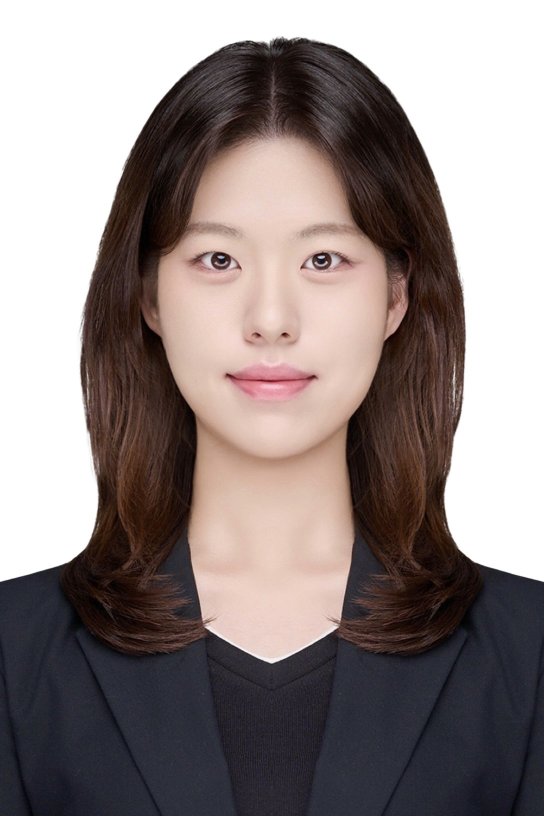
#> input picture 증명사진_전지현.jpeg, 1088 x 1632 px (shown at 1/2 size); its folder holds only this picture in this run
$ python debug_inspect.py '../증명사진_전지현.jpeg'
#> lines starting #> are read from the running program, lines starting #| are printed output that depends on the picture; after the words box and inside, x2 and y2 are one past the last pixel; in counts of white or black regions, pixels touching at a corner belong together
### src/util/util.py
"""python src/util/util.py

Utility functions for utilization extraction (red area) from nesting PNGs.
Provides: find_png_files, analyze_image, analyze_image_wrapper, process_all.
"""
from __future__ import annotations
import os
import glob
from typing import List, Dict, Tuple

from PIL import Image
import numpy as np


# [6 lines left out: function find_png_files, not called in this run]


def analyze_image(image_path: str,
                  alpha_threshold: int = 10,
                  red_hue_tol: int = 10,
                  red_sat_min: int = 50,
                  red_val_min: int = 50,
                  black_thresh: int = 50,
                  scale: int = 1,
                  min_area: int = 20,
                  max_area_ratio: float = 0.9,
                  morph_kernel: int = 3,
                  morph_iter: int = 1,
                  dilate_iter: int = 0) -> Tuple[int, int, int]:
    """Return (red_pixels, used_red_pixels, piece_count).

    Uses HSV-based red mask and flood-fill interior recovery (raster-based).
    Saves debug images under outputs/debug/<basename>/: red_mask.png, piece_mask.png, overlap.png
    """
#> called with image_path = '../증명사진_전지현.jpeg', alpha_threshold = 10, red_hue_tol = 10, red_sat_min = 50, red_val_min = 50, black_thresh = 50, scale = 1, min_area = 20
    try:
        import cv2
    except Exception as e:
        raise RuntimeError("OpenCV (cv2) is required. Install with 'pip install opencv-python'.") from e

    im = Image.open(image_path)
#> im is the input picture: PIL image 1088x1632 RGB; mean R, G, B 143.3, 132.5, 131.1
    if scale and scale > 1:
        new_size = (im.width * scale, im.height * scale)
        im = im.resize(new_size, resample=Image.BILINEAR)

    rgba = im.convert("RGBA")
    arr = np.array(rgba)
    if arr.ndim != 3 or arr.shape[2] < 4:
        raise ValueError("Unexpected image shape")

    R = arr[:, :, 0].astype(np.uint8)
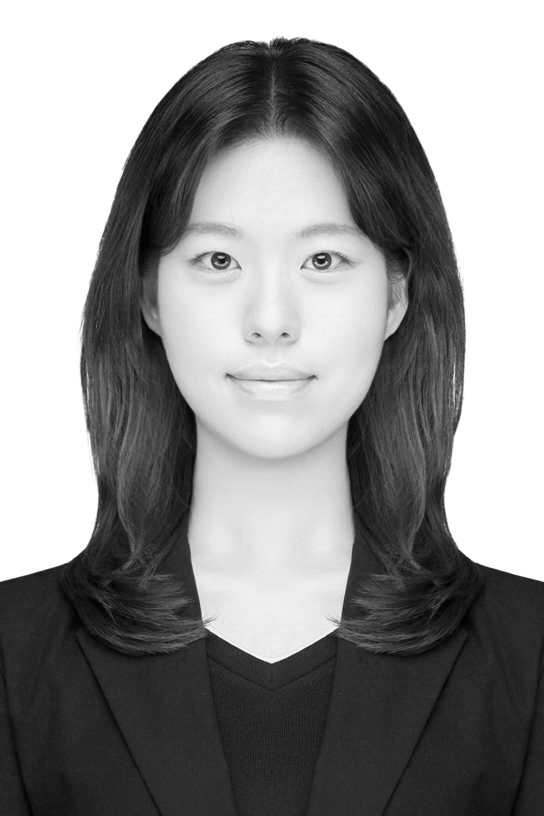
#> R: shape (1632, 1088) (shown at 1/2 size); min 0, max 255, mean 143.3
    G = arr[:, :, 1].astype(np.uint8)
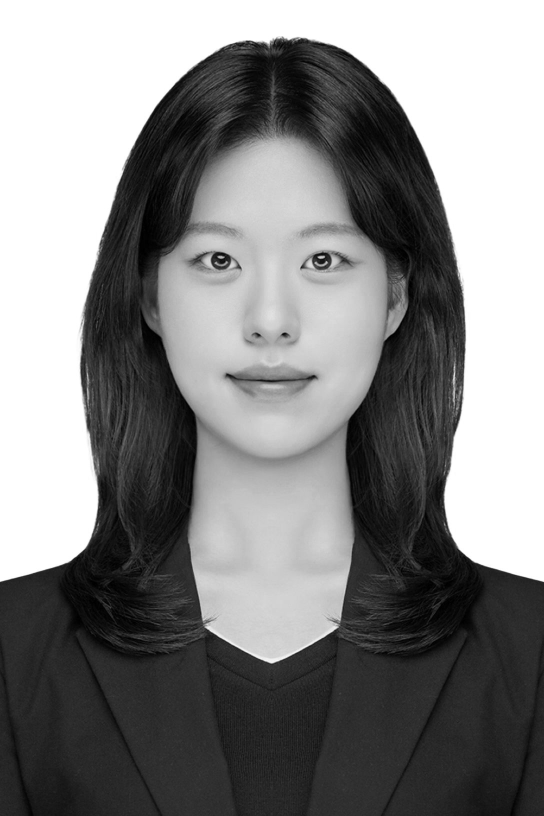
#> G: shape (1632, 1088) (shown at 1/2 size); min 0, max 255, mean 132.5
    B = arr[:, :, 2].astype(np.uint8)
    A = arr[:, :, 3].astype(np.uint8)
#> A: shape (1632, 1088); every value is 255

    mask_alpha = A > alpha_threshold
#> mask_alpha: shape (1632, 1088) bool; every value is 1

    # HSV red mask
    bgr = np.dstack((B, G, R))
    hsv = cv2.cvtColor(bgr, cv2.COLOR_BGR2HSV)
#> hsv: shape (1632, 1088, 3); mean H, S, V 36.3, 57.4, 145.9
    lower1 = np.array([0, red_sat_min, red_val_min], dtype=np.uint8)
    upper1 = np.array([red_hue_tol, 255, 255], dtype=np.uint8)
    lower2 = np.array([180 - red_hue_tol, red_sat_min, red_val_min], dtype=np.uint8)
    upper2 = np.array([179, 255, 255], dtype=np.uint8)
    m1 = cv2.inRange(hsv, lower1, upper1)
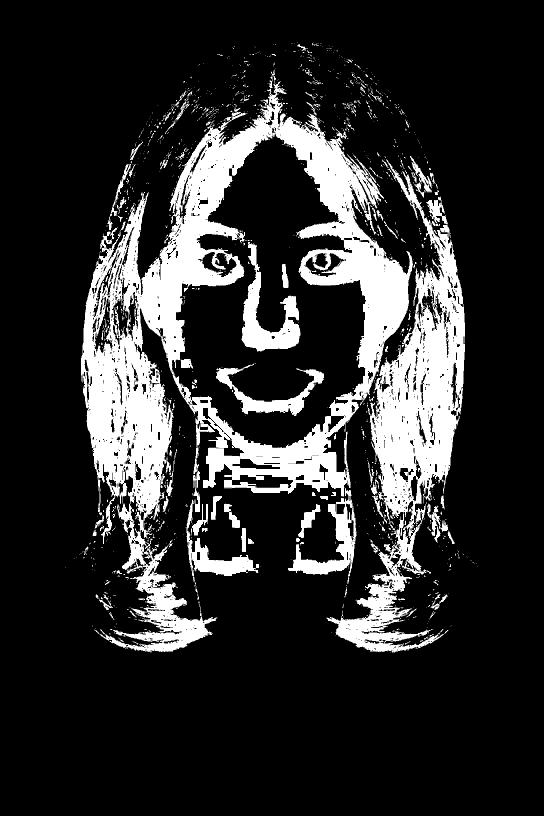
#> m1: shape (1632, 1088) (shown at 1/2 size); 17.7% white; 1412 white regions (1270 under 20 px), largest, box (x1, y1, x2, y2) and area: (162, 162, 826, 1305) 193241, (653, 319, 930, 1305) 75104, (483, 484, 601, 703) 9071
    m2 = cv2.inRange(hsv, lower2, upper2)
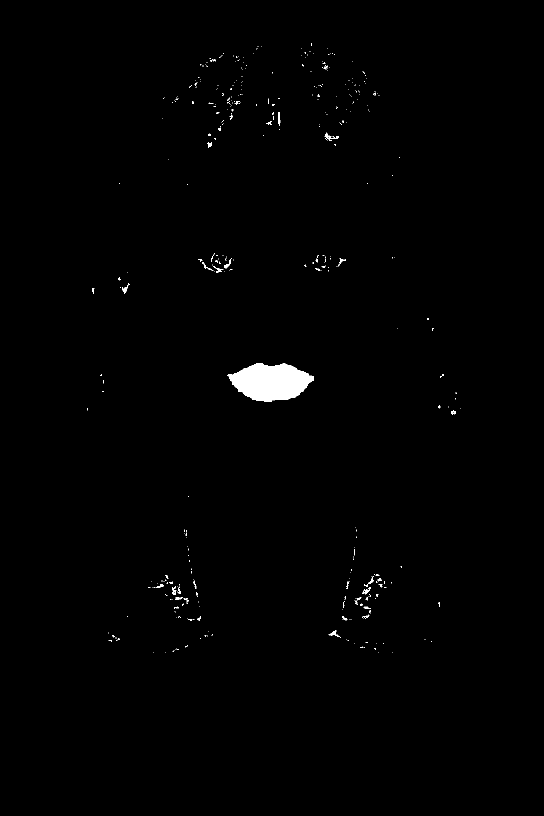
#> m2: shape (1632, 1088) (shown at 1/2 size); 0.7% white; 456 white regions (416 under 20 px), largest, box (x1, y1, x2, y2) and area: (454, 726, 628, 804) 9176, (650, 265, 678, 282) 141, (657, 1260, 679, 1274) 96
    red_mask = cv2.bitwise_or(m1, m2)
#> red_mask: shape (1632, 1088); 18.4% white; 1522 white regions (1373 under 20 px), largest, box (x1, y1, x2, y2) and area: (162, 162, 826, 1305) 194953, (653, 319, 930, 1306) 75921, (432, 726, 648, 832) 14815

    # small morphology to reduce AA noise
    small_k = cv2.getStructuringElement(cv2.MORPH_ELLIPSE, (3, 3))
    red_mask = cv2.morphologyEx(red_mask, cv2.MORPH_OPEN, small_k, iterations=1)
#> red_mask: shape (1632, 1088); 17.6% white; 466 white regions (303 under 20 px), largest, box (x1, y1, x2, y2) and area: (162, 168, 826, 1041) 170863, (740, 325, 930, 1041) 56637, (653, 1054, 887, 1305) 15087
    red_mask = cv2.morphologyEx(red_mask, cv2.MORPH_CLOSE, small_k, iterations=1)
#> red_mask: shape (1632, 1088); 18% white; 363 white regions (231 under 20 px), largest, box (x1, y1, x2, y2) and area: (162, 164, 826, 1075) 176115, (740, 320, 930, 1044) 59326, (201, 1008, 433, 1304) 16213

    red_mask[~mask_alpha] = 0
    red_bool = red_mask.astype(bool)

    # New method per request: contour-based piece mask (no floodfill, no bbox fallback)
    gray = (0.299 * R.astype(np.float32) + 0.587 * G.astype(np.float32) + 0.114 * B.astype(np.float32)).astype(np.uint8)
    gray_blur = cv2.GaussianBlur(gray, (5, 5), 0)
    # black by low V
    _, black_mask = cv2.threshold(gray_blur, black_thresh, 255, cv2.THRESH_BINARY_INV)
#> black_mask: shape (1632, 1088); 41.9% white; 249 white regions (203 under 20 px), largest, box (x1, y1, x2, y2) and area: (0, 86, 1088, 1632) 713325, (433, 79, 694, 299) 25975, (831, 808, 856, 907) 741

    # minimal closing to join thin lines
    k = 3
    kernel3 = cv2.getStructuringElement(cv2.MORPH_RECT, (3, 3))
    black_closed = cv2.morphologyEx(black_mask, cv2.MORPH_CLOSE, kernel3, iterations=1)
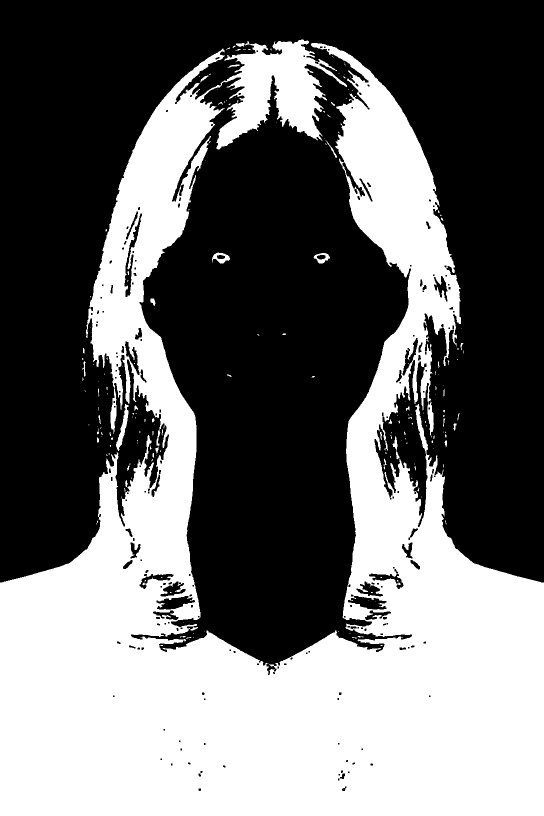
#> black_closed: shape (1632, 1088) (shown at 1/2 size); 42.3% white; 189 white regions (151 under 20 px)

    # find contours (RETR_LIST to preserve internal structures)
    contours, _ = cv2.findContours(black_closed, cv2.RETR_LIST, cv2.CHAIN_APPROX_SIMPLE)
#> contours = 397 contours, 251 with area under 20; largest, box (x1, y1, x2, y2) and area: (0, 79, 1088, 1632) 755297, (248, 426, 285, 595) 1527, (695, 1191, 774, 1220) 1336, (312, 1191, 391, 1220) 1308, (737, 1146, 808, 1179) 830

    h, w = gray.shape
#> h = 1632; w = 1088
    img_area = h * w
#> img_area = 1775616
    min_area_pixels = max(1, int(img_area * 0.00005))
#> min_area_pixels = 88
    max_area = int(img_area * float(max_area_ratio)) if max_area_ratio and max_area_ratio > 0 else img_area
#> max_area = 1598054

    piece_mask = np.zeros((h, w), dtype=np.uint8)
    piece_pixels = 0
    accepted_count = 0
    for cnt in contours:
        area = int(cv2.contourArea(cnt))
        if area < min_area_pixels:
            continue
        if area > max_area:
            continue
        # fill contour interior
        cv2.drawContours(piece_mask, [cnt], -1, color=255, thickness=cv2.FILLED)
        piece_pixels += area
        accepted_count += 1
#> this loop made 397 passes
#> area on passes 1, 2, 5: 31, 57, 82
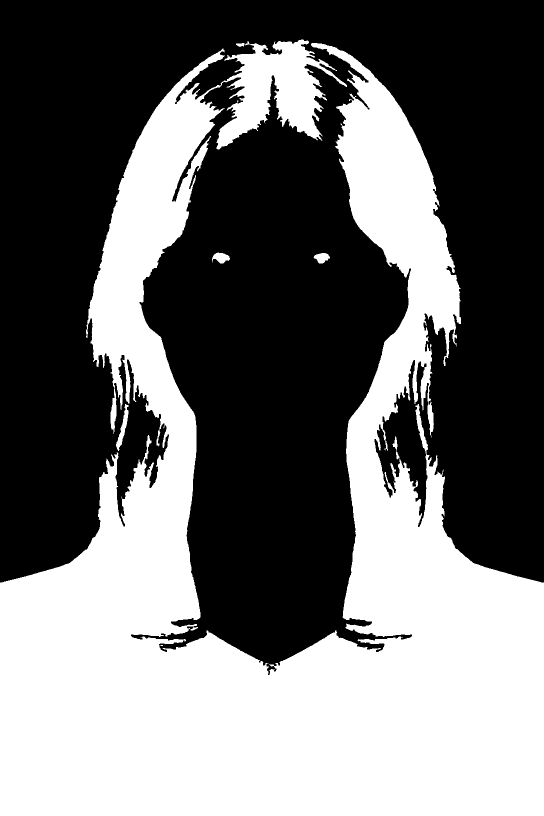
#> piece_mask: shape (1632, 1088) (shown at 1/2 size); 43.1% white; 5 white regions, box (x1, y1, x2, y2) and area: (0, 79, 1088, 1632) 763580, (232, 808, 257, 902) 760, (424, 505, 460, 527) 505, (627, 506, 660, 527) 453, (785, 873, 799, 919) 202
#> after the loop, accepted_count = 34; piece_pixels = 771555

    piece_mask_final = piece_mask.astype(bool)

    red_pixels = int(np.count_nonzero(red_bool))
#> red_pixels = 319447
    used_red_pixels = int(np.count_nonzero(red_bool & piece_mask_final))
#> used_red_pixels = 106687

    piece_ratio = (piece_pixels / red_pixels) if red_pixels else 0.0
#> piece_ratio = 2.42
    warning = (piece_ratio < 0.20) or (piece_ratio > 0.95)
#> warning = True

    # debug images
    try:
        base = os.path.splitext(os.path.basename(image_path))[0]
        out_dir = os.path.normpath(os.path.join(os.path.dirname(__file__), '..', '..', 'outputs', 'debug', base))
        os.makedirs(out_dir, exist_ok=True)
        cv2.imwrite(os.path.join(out_dir, 'black_mask.png'), black_closed)
        cv2.imwrite(os.path.join(out_dir, 'red_mask.png'), red_mask)
        cv2.imwrite(os.path.join(out_dir, 'piece_mask.png'), (piece_mask_final.astype(np.uint8) * 255))
        overlap = np.zeros((h, w, 3), dtype=np.uint8)
        overlap[red_bool] = (0, 0, 255)
        overlap[piece_mask_final] = (255, 0, 0)
        cv2.imwrite(os.path.join(out_dir, 'overlap.png'), overlap)
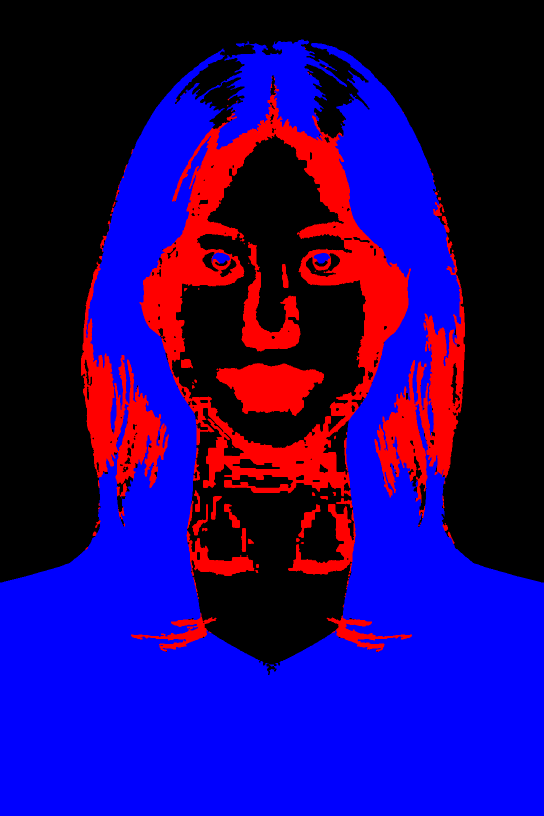
#> saved as overlap.png: shape (1632, 1088, 3) (shown at 1/2 size); mean B, G, R 109.9, 0, 30.6
    except Exception:
        pass

    return red_pixels, used_red_pixels, accepted_count, int(np.count_nonzero(black_closed)), piece_pixels, piece_ratio, warning


# [47 lines left out: functions analyze_image_wrapper, process_all, not called in this run]

### src/debug_inspect.py
#!/usr/bin/env python3
import sys, os
# Ensure src on path
sys.path.insert(0, os.path.join(os.getcwd(), 'src'))
try:
    import util.util as u
except Exception:
    import importlib
    u = importlib.import_module('util.util')

from PIL import Image
import numpy as np
import cv2

if len(sys.argv) < 2:
    print('Usage: python src/debug_inspect.py <image_path>')
    sys.exit(1)

path = sys.argv[1]
if not os.path.exists(path):
    print('File not found:', path)
    sys.exit(1)

print('Inspecting:', path)

# Run analyze_image
try:
    red_pixels, used_red_pixels, piece_count = u.analyze_image(path)
    print('analyze_image -> red_pixels:', red_pixels, 'used_red_pixels:', used_red_pixels, 'piece_count:', piece_count)
except Exception as e:
    print('analyze_image raised:', repr(e))

# Compute HSV stats
im = Image.open(path).convert('RGBA')
arr = np.array(im)
R = arr[:,:,0]; G = arr[:,:,1]; B = arr[:,:,2]; A = arr[:,:,3]
bgr = np.dstack((B,G,R))
hsv = cv2.cvtColor(bgr, cv2.COLOR_BGR2HSV)
H = hsv[:,:,0].ravel()
S = hsv[:,:,1].ravel()
V = hsv[:,:,2].ravel()
print('HSV min/median/max H,S,V:')
print(int(H.min()), int(np.median(H)), int(H.max()))
#| 0 8 179
print(int(S.min()), int(np.median(S)), int(S.max()))
#| 0 52 255
print(int(V.min()), int(np.median(V)), int(V.max()))
#| 0 136 255

# Try various red threshold combos
print('\nSample counts for red thresholds (h_tol, s_min, v_min):')
for ht in (6,10,15,20,30):
    for smin in (20,30,40,50):
        for vmin in (20,30,40,50):
            lower1 = (H <= ht) & (S >= smin) & (V >= vmin)
            lower2 = (H >= 180-ht) & (S >= smin) & (V >= vmin)
            c = int(np.count_nonzero(lower1 | lower2))
            if c>0:
                print(f'h={ht:2d} s>={smin:2d} v>={vmin:2d} -> {c}')

# Save small preview of masks using the current defaults
try:
    red_mask_vis = cv2.imread(os.path.join(os.getcwd(),'src','util','dummy.png'))
except Exception:
    pass

print('\nDone')
